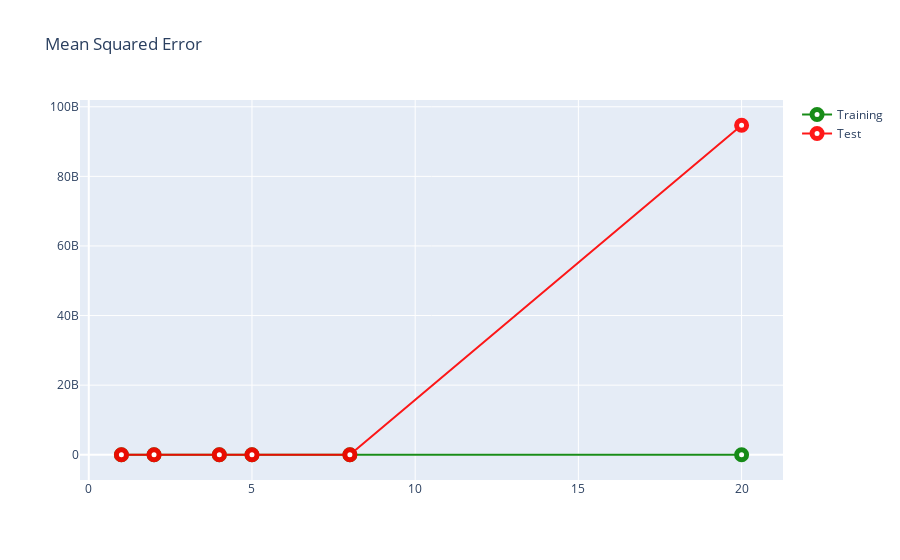

Write notebook code for a chart like this one.
### Markdown cell above
## 16.1. Plotting MSEs

### Code cell
plt.figure(figsize=(10,10))
trace1 = go.Scatter(x=metrics_df.degree,
                    y=metrics_df.training_mse,
                    name = "Training",
                    line = dict(color = 'green'),
                    opacity = 0.9,
                    marker=dict(
                        color='white',
                        size=10,
                        line=dict(
                            width=5
                        )))

trace2 = go.Scatter(x=metrics_df.degree,
                    y=metrics_df.test_mse,
                    name = "Test",
                    line = dict(color = 'red'),
                    opacity = 0.9,
                    marker=dict(
                        color='white',
                        size=10,
                        line=dict(
                            width=5
                        )))

layout2 = dict(title='Mean Squared Error',)

fig2 = dict(data=[trace1, trace2], layout=layout2)

iplot(fig2)

### Figure 1 — Plotly figure (JSON) as saved in the notebook; plotly's stock layout.template omitted (floating-point values rounded to 4 significant figures)
{"data": [{"line": {"color": "green"}, "marker": {"color": "white", "line": {"width": 5}, "size": 10}, "name": "Training", "opacity": 0.9, "type": "scatter", "x": [1.0, 2.0, 4.0, 5.0, 8.0, 20.0], "y": [2375.0, 1924.0, 1698.0, 1658.0, 1652.0, 1610.0]}, {"line": {"color": "red"}, "marker": {"color": "white", "line": {"width": 5}, "size": 10}, "name": "Test", "opacity": 0.9, "type": "scatter", "x": [1.0, 2.0, 4.0, 5.0, 8.0, 20.0], "y": [4755.0, 2605.0, 1438.0, 530.8, 821.0, 94690000000.0]}], "layout": {"title": {"text": "Mean Squared Error"}}}
